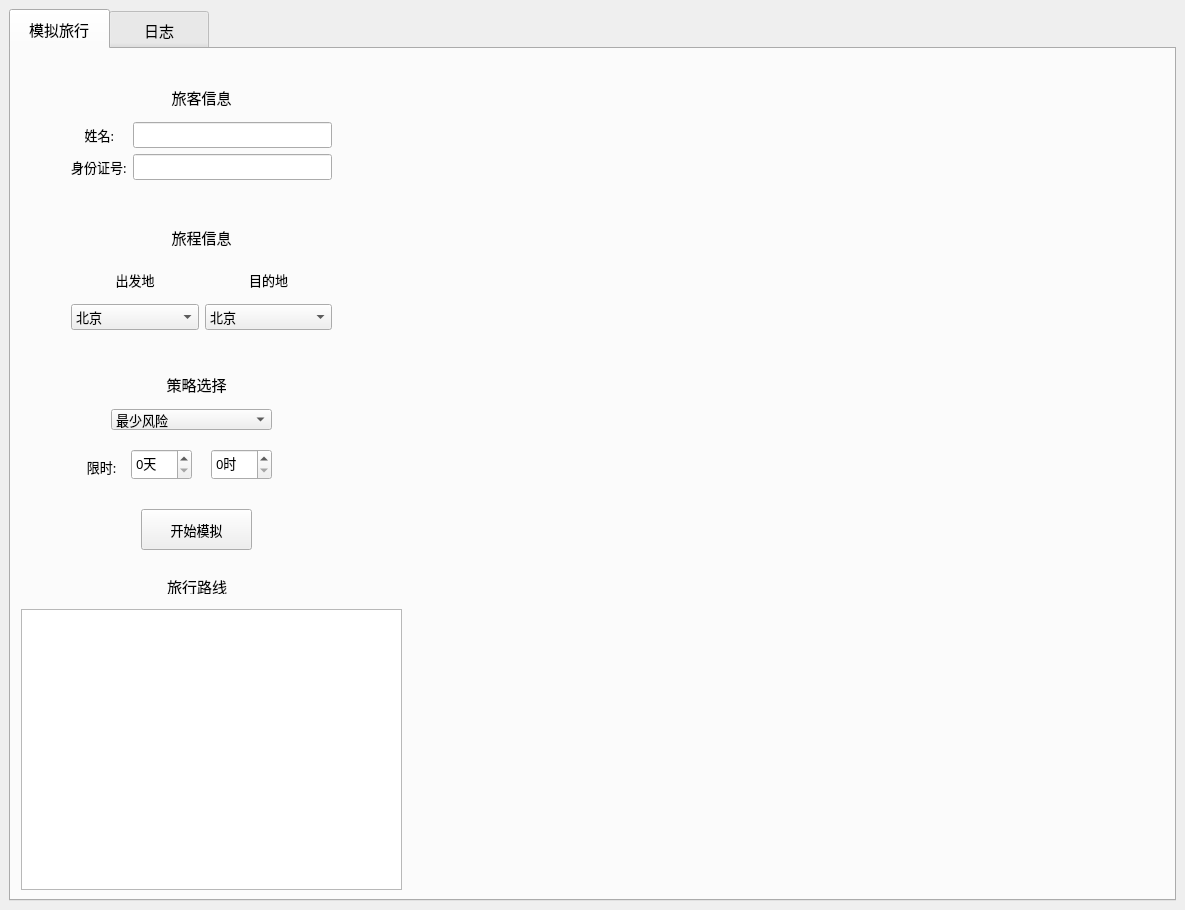
<?xml version="1.0" encoding="UTF-8"?>
<ui version="4.0">
 <class>MainWindow</class>
 <widget class="QMainWindow" name="MainWindow">
  <property name="geometry">
   <rect>
    <x>0</x>
    <y>0</y>
    <width>1185</width>
    <height>910</height>
   </rect>
  </property>
  <property name="font">
   <font>
    <family>新宋体</family>
    <pointsize>11</pointsize>
   </font>
  </property>
  <property name="windowTitle">
   <string>COVID-19安全旅行模拟系统</string>
  </property>
  <widget class="QWidget" name="centralwidget">
   <layout class="QGridLayout" name="gridLayout_3">
    <item row="0" column="0">
     <widget class="QTabWidget" name="tabWidget">
      <property name="font">
       <font>
        <family>新宋体</family>
        <pointsize>11</pointsize>
       </font>
      </property>
      <property name="styleSheet">
       <string notr="true">QTabBar::tab{width:100}
QTabBar::tab{height:40}</string>
      </property>
      <property name="currentIndex">
       <number>0</number>
      </property>
      <widget class="QWidget" name="main">
       <attribute name="title">
        <string>模拟旅行</string>
       </attribute>
       <widget class="QWidget" name="gridLayoutWidget">
        <property name="geometry">
         <rect>
          <x>60</x>
          <y>30</y>
          <width>261</width>
          <height>101</height>
         </rect>
        </property>
        <layout class="QGridLayout" name="gridLayout">
         <item row="1" column="0">
          <widget class="QLabel" name="nameLabel">
           <property name="font">
            <font>
             <family>新宋体</family>
             <pointsize>10</pointsize>
            </font>
           </property>
           <property name="text">
            <string>    姓名:</string>
           </property>
          </widget>
         </item>
         <item row="3" column="0">
          <widget class="QLabel" name="idLabel1">
           <property name="font">
            <font>
             <family>新宋体</family>
             <pointsize>10</pointsize>
            </font>
           </property>
           <property name="text">
            <string>身份证号:</string>
           </property>
          </widget>
         </item>
         <item row="3" column="1">
          <widget class="QLineEdit" name="nameLineEdit">
           <property name="font">
            <font>
             <family>新宋体</family>
             <pointsize>10</pointsize>
            </font>
           </property>
          </widget>
         </item>
         <item row="1" column="1">
          <widget class="QLineEdit" name="idLineEdit1">
           <property name="font">
            <font>
             <family>新宋体</family>
             <pointsize>10</pointsize>
            </font>
           </property>
          </widget>
         </item>
         <item row="0" column="0" colspan="2">
          <widget class="QLabel" name="infoLabel">
           <property name="font">
            <font>
             <family>新宋体</family>
             <pointsize>11</pointsize>
            </font>
           </property>
           <property name="text">
            <string>旅客信息</string>
           </property>
           <property name="alignment">
            <set>Qt::AlignCenter</set>
           </property>
          </widget>
         </item>
        </layout>
       </widget>
       <widget class="QWidget" name="gridLayoutWidget_2">
        <property name="geometry">
         <rect>
          <x>60</x>
          <y>170</y>
          <width>261</width>
          <height>111</height>
         </rect>
        </property>
        <layout class="QGridLayout" name="gridLayout_2">
         <item row="2" column="1">
          <widget class="QLabel" name="destinationLabel">
           <property name="font">
            <font>
             <family>新宋体</family>
             <pointsize>10</pointsize>
            </font>
           </property>
           <property name="text">
            <string>目的地</string>
           </property>
           <property name="alignment">
            <set>Qt::AlignCenter</set>
           </property>
          </widget>
         </item>
         <item row="3" column="1">
          <widget class="QComboBox" name="destinationCombo">
           <property name="font">
            <font>
             <family>新宋体</family>
             <pointsize>10</pointsize>
            </font>
           </property>
           <property name="currentText">
            <string>北京</string>
           </property>
           <item>
            <property name="text">
             <string>北京</string>
            </property>
           </item>
           <item>
            <property name="text">
             <string>天津</string>
            </property>
           </item>
           <item>
            <property name="text">
             <string>石家庄</string>
            </property>
           </item>
           <item>
            <property name="text">
             <string>济南</string>
            </property>
           </item>
           <item>
            <property name="text">
             <string>太原</string>
            </property>
           </item>
           <item>
            <property name="text">
             <string>郑州</string>
            </property>
           </item>
           <item>
            <property name="text">
             <string>合肥</string>
            </property>
           </item>
           <item>
            <property name="text">
             <string>南京</string>
            </property>
           </item>
           <item>
            <property name="text">
             <string>上海</string>
            </property>
           </item>
           <item>
            <property name="text">
             <string>西安</string>
            </property>
           </item>
           <item>
            <property name="text">
             <string>武汉</string>
            </property>
           </item>
           <item>
            <property name="text">
             <string>重庆</string>
            </property>
           </item>
           <item>
            <property name="text">
             <string>成都</string>
            </property>
           </item>
           <item>
            <property name="text">
             <string>杭州</string>
            </property>
           </item>
           <item>
            <property name="text">
             <string>兰州</string>
            </property>
           </item>
          </widget>
         </item>
         <item row="0" column="0" colspan="2">
          <widget class="QLabel" name="travelLabel">
           <property name="font">
            <font>
             <family>新宋体</family>
             <pointsize>11</pointsize>
            </font>
           </property>
           <property name="text">
            <string>旅程信息</string>
           </property>
           <property name="alignment">
            <set>Qt::AlignCenter</set>
           </property>
          </widget>
         </item>
         <item row="2" column="0">
          <widget class="QLabel" name="originLabel">
           <property name="font">
            <font>
             <family>新宋体</family>
             <pointsize>10</pointsize>
            </font>
           </property>
           <property name="text">
            <string>出发地</string>
           </property>
           <property name="alignment">
            <set>Qt::AlignCenter</set>
           </property>
          </widget>
         </item>
         <item row="3" column="0">
          <widget class="QComboBox" name="originCombo">
           <property name="font">
            <font>
             <family>新宋体</family>
             <pointsize>10</pointsize>
            </font>
           </property>
           <item>
            <property name="text">
             <string>北京</string>
            </property>
           </item>
           <item>
            <property name="text">
             <string>天津</string>
            </property>
           </item>
           <item>
            <property name="text">
             <string>石家庄</string>
            </property>
           </item>
           <item>
            <property name="text">
             <string>济南</string>
            </property>
           </item>
           <item>
            <property name="text">
             <string>太原</string>
            </property>
           </item>
           <item>
            <property name="text">
             <string>郑州</string>
            </property>
           </item>
           <item>
            <property name="text">
             <string>合肥</string>
            </property>
           </item>
           <item>
            <property name="text">
             <string>南京</string>
            </property>
           </item>
           <item>
            <property name="text">
             <string>上海</string>
            </property>
           </item>
           <item>
            <property name="text">
             <string>西安</string>
            </property>
           </item>
           <item>
            <property name="text">
             <string>武汉</string>
            </property>
           </item>
           <item>
            <property name="text">
             <string>重庆</string>
            </property>
           </item>
           <item>
            <property name="text">
             <string>成都</string>
            </property>
           </item>
           <item>
            <property name="text">
             <string>杭州</string>
            </property>
           </item>
           <item>
            <property name="text">
             <string>兰州</string>
            </property>
           </item>
          </widget>
         </item>
        </layout>
       </widget>
       <widget class="QComboBox" name="strategyCombo">
        <property name="geometry">
         <rect>
          <x>100</x>
          <y>360</y>
          <width>161</width>
          <height>21</height>
         </rect>
        </property>
        <property name="font">
         <font>
          <family>新宋体</family>
          <pointsize>10</pointsize>
         </font>
        </property>
        <item>
         <property name="text">
          <string>最少风险</string>
         </property>
        </item>
        <item>
         <property name="text">
          <string>限时最少风险</string>
         </property>
        </item>
       </widget>
       <widget class="QLabel" name="strategyLabel">
        <property name="geometry">
         <rect>
          <x>140</x>
          <y>320</y>
          <width>91</width>
          <height>31</height>
         </rect>
        </property>
        <property name="font">
         <font>
          <family>新宋体</family>
          <pointsize>11</pointsize>
         </font>
        </property>
        <property name="text">
         <string>策略选择</string>
        </property>
        <property name="alignment">
         <set>Qt::AlignCenter</set>
        </property>
       </widget>
       <widget class="QSpinBox" name="daySpin">
        <property name="geometry">
         <rect>
          <x>200</x>
          <y>400</y>
          <width>61</width>
          <height>31</height>
         </rect>
        </property>
        <property name="font">
         <font>
          <family>新宋体</family>
          <pointsize>10</pointsize>
         </font>
        </property>
        <property name="alignment">
         <set>Qt::AlignLeading|Qt::AlignLeft|Qt::AlignVCenter</set>
        </property>
        <property name="suffix">
         <string>时</string>
        </property>
        <property name="maximum">
         <number>23</number>
        </property>
       </widget>
       <widget class="QSpinBox" name="hourSpin">
        <property name="geometry">
         <rect>
          <x>120</x>
          <y>400</y>
          <width>61</width>
          <height>31</height>
         </rect>
        </property>
        <property name="font">
         <font>
          <family>新宋体</family>
          <pointsize>10</pointsize>
         </font>
        </property>
        <property name="suffix">
         <string>天</string>
        </property>
        <property name="maximum">
         <number>6</number>
        </property>
       </widget>
       <widget class="QLabel" name="timeLimitLabel">
        <property name="geometry">
         <rect>
          <x>70</x>
          <y>410</y>
          <width>41</width>
          <height>16</height>
         </rect>
        </property>
        <property name="font">
         <font>
          <family>新宋体</family>
          <pointsize>10</pointsize>
         </font>
        </property>
        <property name="text">
         <string>限时:</string>
        </property>
        <property name="alignment">
         <set>Qt::AlignCenter</set>
        </property>
       </widget>
       <widget class="QPushButton" name="startButton">
        <property name="geometry">
         <rect>
          <x>130</x>
          <y>460</y>
          <width>111</width>
          <height>41</height>
         </rect>
        </property>
        <property name="font">
         <font>
          <family>新宋体</family>
          <pointsize>10</pointsize>
         </font>
        </property>
        <property name="text">
         <string>开始模拟</string>
        </property>
       </widget>
       <widget class="QLabel" name="routeLabel">
        <property name="geometry">
         <rect>
          <x>150</x>
          <y>530</y>
          <width>72</width>
          <height>15</height>
         </rect>
        </property>
        <property name="font">
         <font>
          <family>新宋体</family>
          <pointsize>11</pointsize>
         </font>
        </property>
        <property name="text">
         <string>旅行路线</string>
        </property>
        <property name="alignment">
         <set>Qt::AlignCenter</set>
        </property>
       </widget>
       <widget class="QTextBrowser" name="routeTextBrowser">
        <property name="geometry">
         <rect>
          <x>10</x>
          <y>560</y>
          <width>381</width>
          <height>281</height>
         </rect>
        </property>
       </widget>
      </widget>
      <widget class="QWidget" name="log">
       <attribute name="title">
        <string>日志</string>
       </attribute>
       <layout class="QGridLayout" name="gridLayout_4" rowstretch="1,10,1,1,1" columnstretch="1,6,1">
        <item row="0" column="1">
         <widget class="QLabel" name="logLabel">
          <property name="font">
           <font>
            <family>新宋体</family>
            <pointsize>11</pointsize>
           </font>
          </property>
          <property name="text">
           <string>系统日志</string>
          </property>
          <property name="alignment">
           <set>Qt::AlignCenter</set>
          </property>
         </widget>
        </item>
        <item row="2" column="1">
         <widget class="QLabel" name="stateSearchLabel">
          <property name="font">
           <font>
            <family>新宋体</family>
            <pointsize>11</pointsize>
           </font>
          </property>
          <property name="text">
           <string>旅客状态查询</string>
          </property>
          <property name="alignment">
           <set>Qt::AlignCenter</set>
          </property>
         </widget>
        </item>
        <item row="4" column="0">
         <widget class="QLabel" name="idLabel2">
          <property name="font">
           <font>
            <family>新宋体</family>
            <pointsize>10</pointsize>
           </font>
          </property>
          <property name="text">
           <string>身份证号:</string>
          </property>
          <property name="alignment">
           <set>Qt::AlignRight|Qt::AlignTrailing|Qt::AlignVCenter</set>
          </property>
         </widget>
        </item>
        <item row="4" column="1">
         <widget class="QLineEdit" name="idLineEdit2">
          <property name="font">
           <font>
            <family>新宋体</family>
            <pointsize>10</pointsize>
           </font>
          </property>
         </widget>
        </item>
        <item row="4" column="2">
         <widget class="QPushButton" name="startSearchButton">
          <property name="font">
           <font>
            <family>新宋体</family>
            <pointsize>10</pointsize>
           </font>
          </property>
          <property name="text">
           <string>开始查询</string>
          </property>
         </widget>
        </item>
        <item row="3" column="1">
         <widget class="QTextBrowser" name="stateSearchTextBrowser"/>
        </item>
        <item row="1" column="1">
         <widget class="QTextBrowser" name="logTextBrowser">
          <property name="maximumSize">
           <size>
            <width>1500</width>
            <height>16777215</height>
           </size>
          </property>
         </widget>
        </item>
       </layout>
      </widget>
     </widget>
    </item>
   </layout>
  </widget>
 </widget>
 <resources/>
 <connections/>
</ui>
